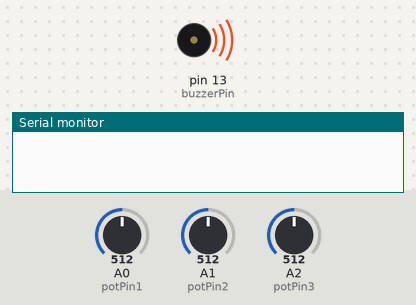
Recording of a sketch running on a simulated Arduino Uno, built with avr-gcc and run on an emulated ATmega328P. Parts: buzzer (waves = sounding), the last lines printed to the serial monitor. The inputs (shaded band) are chosen by the test bench; at power-on: A2 (potPin3) = 512, A0 (potPin1) = 512, A1 (potPin2) = 512.

Above: at 1.2 s.
1.3 s: A2 (potPin3) set to 122
4.8 s: A2 (potPin3) set to 10
6.3 s: A0 (potPin1) set to 1010
7.8 s: A0 (potPin1) set to 10
11.9 s: A1 (potPin2) set to 22
16.0 s: A1 (potPin2) set to 18
At 16.5 s:
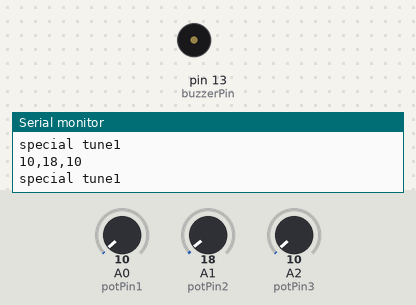
Timing chart, 0 to 18.5 s (numbered marks = the images above; inputs shaded):
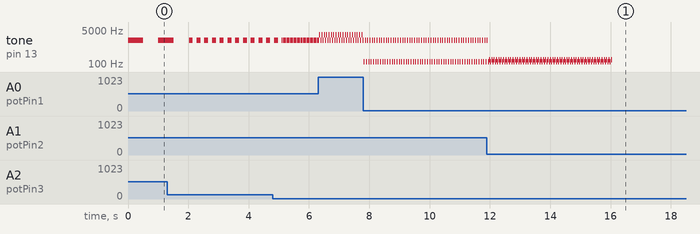

Measured:
- the behaviour switches between 20 and 19 on A1 (potPin2) (found by bisection; images 0 and 1)
- after the input at 16.0 s, tone on pin 13 (buzzerPin): goes on until 16.0 s, then stays silent
- by itself, tone on pin 13 (buzzerPin): repeats every 0.08 s: 128 Hz 0.02 s, silent 0.02 s, 162 Hz 0.02 s, silent 0.02 s

The sketch:

3poten_synthesizer.ino
```cpp
// pin
const int buzzerPin = 13;
const int potPin1 = A0;
const int potPin2 = A1;
const int potPin3 = A2;

int tone1;
int tone2;
int tempo;

void setup() {
  pinMode(buzzerPin, OUTPUT);
  Serial.begin(115200);
}

void loop() {
  tone1 = map(analogRead(potPin1), 0, 1023, 100, 3000);
  tone2 = map(analogRead(potPin2), 0, 1023, 100, 3000);
  tempo = map(analogRead(potPin3), 0, 1023, 10, 1000);

  if (analogRead(potPin1) < 20 && analogRead(potPin2)  < 20 && analogRead(potPin3) < 20) {
    Serial.println("special tune1");
    soundFX(1000, 1000);
  }
  else if (analogRead(potPin1) < 20 && analogRead(potPin2)  < 20 && analogRead(potPin3) > 1000) {
    Serial.println("special tune1");
    soundFX1(1500, 800);
  }
  else {
    tone(buzzerPin, tone1);
    delay(tempo);
    noTone(buzzerPin);
    delay(tempo);

    tone(buzzerPin, tone2);
    delay(tempo);
    noTone(buzzerPin);
    delay(tempo);
  }

  Serial.print(analogRead(potPin1));
  Serial.print(",");
  Serial.print(analogRead(potPin2));
  Serial.print(",");
  Serial.println(analogRead(potPin3));


}

void soundFX(float num, float period) {
  int fxdelay = num + num * tan(millis() / period);
  for (int i = 0; i < 7; i++) {
    digitalWrite(buzzerPin, HIGH);
    delayMicroseconds(fxdelay);
    digitalWrite(buzzerPin, LOW);
    delayMicroseconds(fxdelay);
  }
}

void soundFX1(float num, float period) {
  int fxdelay = num + num * sin(millis() / period);
  for (int i = 0; i < 5; i++) {
    digitalWrite(buzzerPin, HIGH);
    delayMicroseconds(fxdelay);
    digitalWrite(buzzerPin, LOW);
    delayMicroseconds(fxdelay);
  }
}
```
